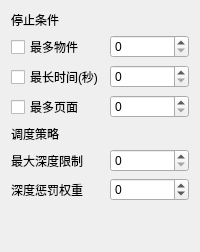
        <widget class="QWidget" name="tab_13">
         <attribute name="title">
          <string>停止</string>
         </attribute>
         <layout class="QGridLayout" name="gridLayout">
          <item row="3" column="1">
           <widget class="QSpinBox" name="spbMaxPage"/>
          </item>
          <item row="2" column="0">
           <widget class="QCheckBox" name="chkMaxTime">
            <property name="text">
             <string>最长时间(秒)</string>
            </property>
           </widget>
          </item>
          <item row="0" column="0">
           <widget class="QLabel" name="label">
            <property name="sizePolicy">
             <sizepolicy hsizetype="Preferred" vsizetype="Fixed">
              <horstretch>0</horstretch>
              <verstretch>0</verstretch>
             </sizepolicy>
            </property>
            <property name="text">
             <string>停止条件</string>
            </property>
           </widget>
          </item>
          <item row="2" column="1">
           <widget class="QSpinBox" name="spbMaxTime">
            <property name="maximum">
             <number>86400</number>
            </property>
            <property name="singleStep">
             <number>300</number>
            </property>
           </widget>
          </item>
          <item row="1" column="0">
           <widget class="QCheckBox" name="chkMaxItem">
            <property name="text">
             <string>最多物件</string>
            </property>
           </widget>
          </item>
          <item row="3" column="0">
           <widget class="QCheckBox" name="chkMaxPage">
            <property name="text">
             <string>最多页面</string>
            </property>
           </widget>
          </item>
          <item row="1" column="1">
           <widget class="QSpinBox" name="spbMaxItem"/>
          </item>
          <item row="5" column="1">
           <widget class="QSpinBox" name="spbMaxDepth">
            <property name="toolTip">
             <string>&lt;html&gt;&lt;head/&gt;&lt;body&gt;&lt;p&gt;限制网页最大深度，&lt;span style=&quot; font-weight:600;&quot;&gt;（0为没有限制）&lt;/span&gt;&lt;/p&gt;&lt;/body&gt;&lt;/html&gt;</string>
            </property>
           </widget>
          </item>
          <item row="6" column="1">
           <widget class="QSpinBox" name="spbMaxDepthWeight">
            <property name="minimum">
             <number>-99</number>
            </property>
           </widget>
          </item>
          <item row="4" column="0">
           <widget class="QLabel" name="label_11">
            <property name="text">
             <string>调度策略</string>
            </property>
           </widget>
          </item>
          <item row="5" column="0">
           <widget class="QLabel" name="label_18">
            <property name="toolTip">
             <string>&lt;html&gt;&lt;head/&gt;&lt;body&gt;&lt;p&gt;限制网页最大深度，&lt;span style=&quot; font-weight:600;&quot;&gt;（0为没有限制）&lt;/span&gt;&lt;/p&gt;&lt;/body&gt;&lt;/html&gt;</string>
            </property>
            <property name="text">
             <string>最大深度限制</string>
            </property>
           </widget>
          </item>
          <item row="6" column="0">
           <widget class="QLabel" name="label_19">
            <property name="toolTip">
             <string>&lt;html&gt;&lt;head/&gt;&lt;body&gt;&lt;p&gt;取值可正可负，越大对应&lt;span style=&quot; font-weight:600;&quot;&gt;广度优先&lt;/span&gt;；越小对应&lt;span style=&quot; font-weight:600;&quot;&gt;深度优先&lt;/span&gt;&lt;/p&gt;&lt;/body&gt;&lt;/html&gt;</string>
            </property>
            <property name="text">
             <string>深度惩罚权重</string>
            </property>
           </widget>
          </item>
          <item row="7" column="0">
           <spacer name="verticalSpacer_3">
            <property name="orientation">
             <enum>Qt::Vertical</enum>
            </property>
            <property name="sizeHint" stdset="0">
             <size>
              <width>20</width>
              <height>40</height>
             </size>
            </property>
           </spacer>
          </item>
         </layout>
        </widget>
